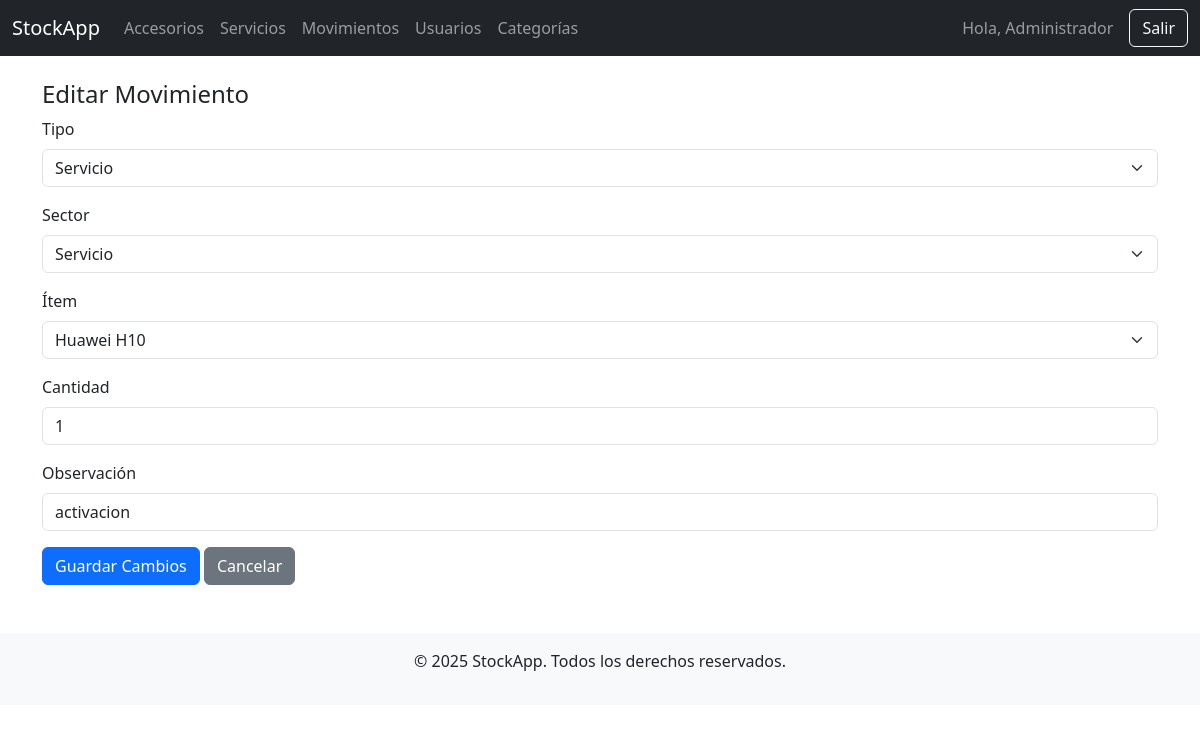
The page /movimientos/editar.php?id=17 (signed in) on the database its author committed.
### tables this page shows
CREATE TABLE `movimientos` (
  `id` int(11) NOT NULL,
  `usuario_id` int(11) DEFAULT NULL,
  `tipo` enum('entrada','salida','servicio') NOT NULL,
  `sector` enum('accesorio','servicio') NOT NULL,
  `item_id` int(11) NOT NULL,
  `cantidad` int(11) NOT NULL,
  `total` decimal(10,2) NOT NULL,
  `observacion` text DEFAULT NULL,
  `activo` tinyint(1) DEFAULT 1,
  `creado_en` timestamp NOT NULL DEFAULT current_timestamp()
);

### movimientos/editar.php (the view, shortened to what this page needs)
<?php
require_once '../config/database.php';
$id = $_GET['id'] ?? null;
$stmt = $pdo->prepare("SELECT * FROM movimientos WHERE id = ?");
$stmt->execute([$id]);
$mov = $stmt->fetch();
$servicios = $pdo->query("SELECT id, CONCAT(marca, ' ', modelo) AS nombre FROM servicios ORDER BY nombre")->fetchAll();
?>
<?php include '../includes/header.php'; ?>
<?php include '../includes/navbar.php'; ?>
<div class="container mt-4">
    <h4>Editar Movimiento</h4>
    <form method="POST" class="row g-3">
        <div class="col-12">
            <label class="form-label">Tipo</label>
            <select name="tipo" id="tipo" class="form-select" required>
                <option value="servicio" <?= $mov['tipo'] === 'servicio' ? 'selected' : '' ?>>Servicio</option>
            </select>
        </div>
        <div class="col-12">
            <label class="form-label">Sector</label>
            <select name="sector" id="sector" class="form-select" required>
                <option value="servicio" <?= $mov['sector'] === 'servicio' ? 'selected' : '' ?>>Servicio</option>
            </select>
        </div>
        <div class="col-12" id="item-group">
            <label class="form-label">Ítem</label>
            <select name="item_id" class="form-select servicios" style="display:none">
                <?php foreach ($servicios as $s): ?>
                    <option value="<?= $s['id'] ?>" <?= $mov['item_id'] == $s['id'] ? 'selected' : '' ?>>
                        <?= htmlspecialchars($s['nombre']) ?>
                    </option>
                <?php endforeach; ?>
            </select>
        </div>
        <div class="col-12">
            <label class="form-label">Cantidad</label>
            <input type="number" name="cantidad" class="form-control" value="<?= $mov['cantidad'] ?>" required min="1">
        </div>
        <div class="col-12">
            <label class="form-label">Observación</label>
            <input type="text" name="observacion" class="form-control" value="<?= htmlspecialchars($mov['observacion']) ?>">
        </div>
        <div class="col-12">
            <button type="submit" class="btn btn-primary">Guardar Cambios</button>
            <a href="historial.php" class="btn btn-secondary">Cancelar</a>
        </div>
    </form>
</div>
<?php include '../includes/footer.php'; ?>

### rows shown on the page
movimientos: tipo "Servicio", sector "Servicio", item_id "Huawei H10", cantidad "1", observacion "activacion"

### other values the page prints
$_SESSION['nombre'] "Administrador"
